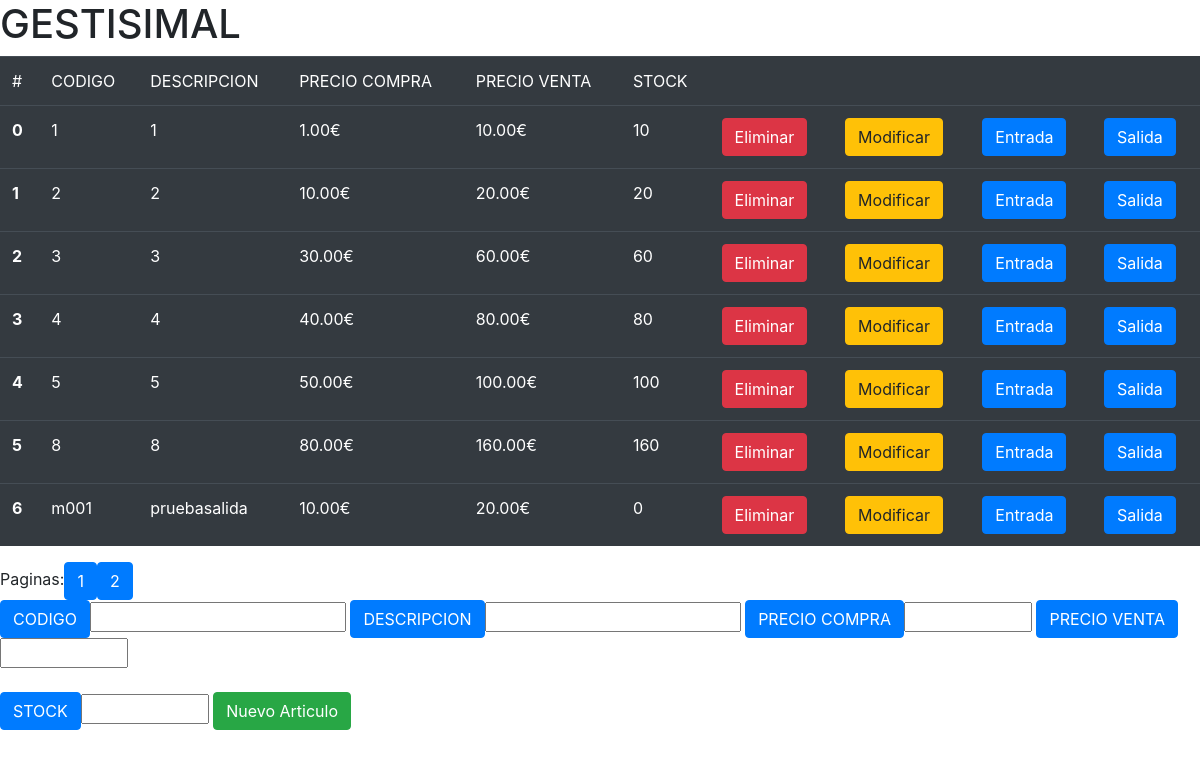
Page /ejercicios/ejercicio4y5/index.php on the committed database.
### tables this page shows
CREATE TABLE `articulos` (
  `codigo` varchar(255) NOT NULL,
  `descripcion` varchar(255) NOT NULL,
  `precompra` float(6,2) NOT NULL,
  `preventa` float(6,2) NOT NULL,
  `stock` int(255) NOT NULL
);

### ejercicios/ejercicio4y5/index.php (the view, shortened to what this page needs)
<!doctype html>
<html lang="en">
<head>
    <link rel="stylesheet" href="https://stackpath.bootstrapcdn.com/bootstrap/4.3.1/css/bootstrap.min.css">
</head>
<body>
<?php
    $db = "gestisimal";
    $conexion = conexion($db);
    if (isset($_GET['paginado'])) {
        $inicio = $_GET['paginado'];
        $fin = $inicio*7;
        $inicio = $fin -7;
    }else {
        $inicio = 0;
    }
    $consulta = $conexion->query('SELECT codigo,descripcion,precompra,preventa,stock from articulos LIMIT '.$inicio.',7');
    $totalRegistros = 0;
    $consulta2 = $conexion->query('SELECT codigo,descripcion,precompra,preventa,stock from articulos');
    while($cliente = $consulta2->fetchObject()){
        $totalRegistros++;
    }
    ?>
    <h1>GESTISIMAL</h1>
    <table class="table table-dark">
        <thead>
            <tr>
                <td>#</td>
                <td>CODIGO</td>
                <td>DESCRIPCION</td>
                <td>PRECIO COMPRA</td>
                <td>PRECIO VENTA</td>
                <td>STOCK</td>
            </tr>
        </thead>
        <tbody>
            <?php
            while ($articulo = $consulta->fetchObject()) {
                ?>
                <tr>
                    <th scope="row"><?= $inicio ?></th>
                    <td><?= $articulo->codigo ?></td>
                    <td><?= $articulo->descripcion ?></td>
                    <td><?= $articulo->precompra ?>€</td>
                    <td><?= $articulo->preventa ?>€</td>
                    <td><?= $articulo->stock ?></td>
                    <td><a href="borrado.php?codigo=<?=$articulo->codigo?>"><input type="button" class="btn btn-danger" value="Eliminar"></a></td>
                    <td><a href="modificar.php?codigo=<?=$articulo->codigo?>&descripcion=<?=$articulo->descripcion?>&precioc=<?=$articulo->precompra?>&preciov=<?=$articulo->preventa?>&stock=<?=$articulo->stock?>"><input type="button" class="btn btn-warning" value="Modificar"></a></td>
                    <td><a href="index.php?codigo=<?=$articulo->codigo?>&accion=entrada&stock=<?=$articulo->stock?>"><input type="button" class="btn btn-primary" value="Entrada"></a></td>
                    <td><a href="index.php?codigo=<?=$articulo->codigo?>&accion=salida&stock=<?=$articulo->stock?>"><input type="button" class="btn btn-primary" value="Salida"></a></td>
                </tr>
            <?php
                $inicio++;
            }
            ?>
        </tbody>
    </table>
        <?php
    $totalPaginas = $totalRegistros / 7;
     echo "Paginas:";
     for ($i=0; $i < $totalPaginas; $i++) {
         echo '<a href="index.php?paginado='.($i+1).'"><button type="button" class="btn btn-primary">'.($i+1).'</button></a>';
     }
    ?>
    <div class="form-row">
        <div class="col">
    <form action="alta.php" method="post">
        <button type="button" class="btn btn-primary">CODIGO</button><input type="text" name="codigo" id="codigo">
        <button type="button" class="btn btn-primary">DESCRIPCION</button><input type="text" name="descripcion" id="descripcion">
        <button type="button" class="btn btn-primary">PRECIO COMPRA</button><input type="number" name="precioc" id="precioc" min="0" max="100000">
        <button type="button" class="btn btn-primary">PRECIO VENTA</button><input type="number" name="preciov" id="preciov" min="0" max="100000"><br><br>
        <button type="button" class="btn btn-primary">STOCK</button><input type="number" name="stock" id="stock" min="0" max="100000">
        <input class="btn btn-success" type="submit" value="Nuevo Articulo">
    </form>
    </div>
    </div>
</body>
</html>

### rows in the picture
articulos: codigo "1", descripcion "1", precompra "1.00", preventa "10.00", stock "10"
articulos: codigo "2", descripcion "2", precompra "10.00", preventa "20.00", stock "20"
articulos: codigo "3", descripcion "3", precompra "30.00", preventa "60.00", stock "60"
articulos: codigo "4", descripcion "4", precompra "40.00", preventa "80.00", stock "80"
articulos: codigo "5", descripcion "5", precompra "50.00", preventa "100.00", stock "100"
articulos: codigo "8", descripcion "8", precompra "80.00", preventa "160.00", stock "160"
articulos: codigo "m001", descripcion "pruebasalida", precompra "10.00", preventa "20.00", stock "0"
